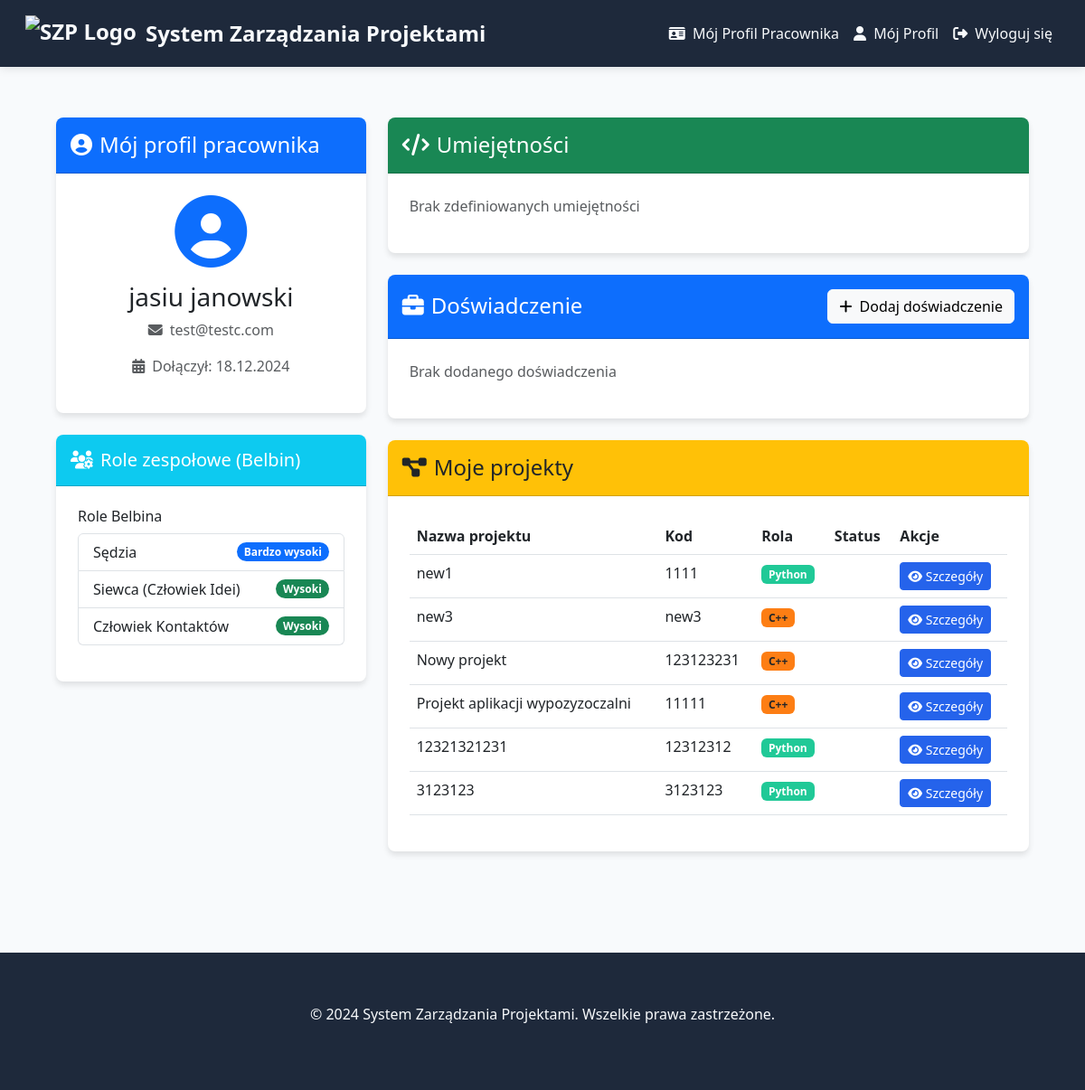
The page /employees/my-profile/ (signed in) on the database as committed earlier.
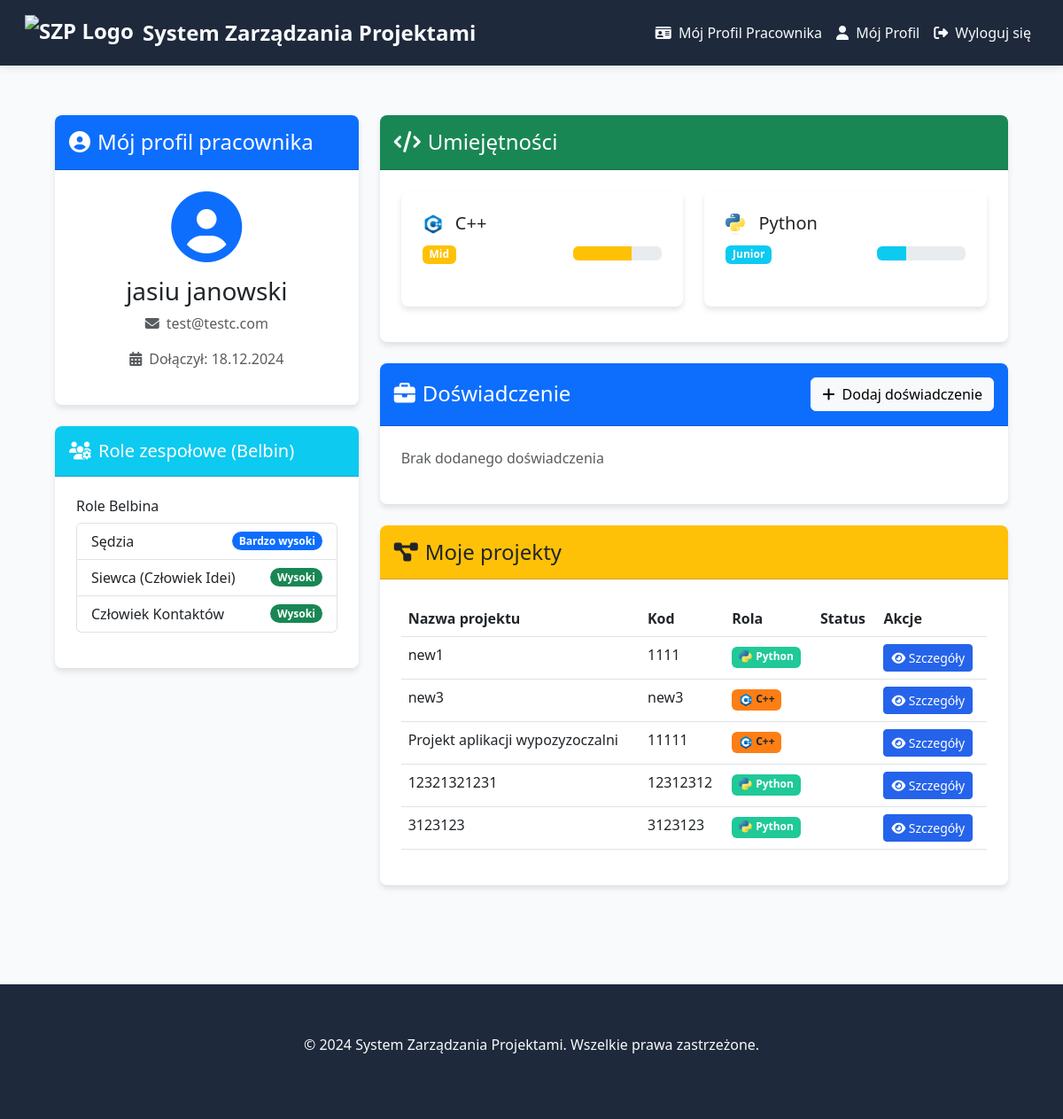
The same page on the database as committed later.
### employees/models.py (models this page shows, shortened)
class Employee(models.Model):
    user = models.OneToOneField(CustomUser, on_delete=models.CASCADE, related_name='profile')
    skills = models.ManyToManyField('Skill', related_name="employees", blank=True)
    personality_traits = models.ManyToManyField(Personality_trait, related_name="employees", blank=True)
    belbin_test_result = models.JSONField(blank=True, null=True)

class Skill(models.Model):
    name = models.CharField(max_length=100)
    logo = models.ImageField(upload_to='skills/logos/', blank=True, null=True)

class EmployeeSkill(models.Model):
    employee = models.ForeignKey(Employee, on_delete=models.CASCADE, related_name="employee_skills")
    skill = models.ForeignKey(Skill, on_delete=models.CASCADE)
    proficiency_level = models.CharField(
        max_length=20,
        choices=[
            ('1', 'Junior'),
            ('2', 'Mid'),
            ('3', 'Senior')
        ],
        default='2'
    )
    class Meta:
        unique_together = ('employee', 'skill')

### account/models.py (models this page shows, shortened)
class CustomUser(AbstractUser):
    is_employee = models.BooleanField(default=True)
    is_employer = models.BooleanField(default=False)

### projects/models.py (models this page shows, shortened)
class EmployeeProjectAssignment(models.Model):
    project = models.ForeignKey(Project, on_delete=models.CASCADE)
    employee = models.ForeignKey(Employee, on_delete=models.CASCADE)
    skill = models.ForeignKey(Skill, on_delete=models.CASCADE)

class Project(models.Model):
    title = models.CharField(max_length=255)
    code = models.CharField(max_length=50, unique=True)
    description = models.TextField()
    owner = models.ForeignKey(Employer, on_delete=models.CASCADE, related_name='projects')
    employees = models.ManyToManyField(Employee, related_name='projects', blank=True)  # Dodanie tej linii

### employees/views.py (the view)
# urls.py: path('my-profile/', views.my_profile, name='my_profile'),
@login_required
def my_profile(request):
    try:
        employee = request.user.employee
    except AttributeError:
        try:
            employee = Employee.objects.get(user=request.user)
            request.user.employee = employee
        except Employee.DoesNotExist:
            messages.error(request, 'Nie znaleziono profilu pracownika.')
            return redirect('profile')
    return render(request, 'employees/employee_profile_my.html', {'employee': employee})

### employees/templates/employees/employee_profile_my.html (shortened to what this page needs)
{% extends "base.html" %}
{% load static %}
{% load custom_filters %}
{% load employee_tags %}
{% block content %}
<div class="container py-4">
    <div class="row">
        <div class="col-md-4">
            <div class="card mb-4">
                <div class="card-header bg-primary text-white">
                    <h4 class="mb-0"><i class="fas fa-user-circle me-2"></i>Mój profil pracownika</h4>
                </div>
                <div class="card-body text-center">
                    <div class="mb-3">
                        <i class="fas fa-user-circle fa-5x text-primary"></i>
                    </div>
                    <h3>{{ employee.user.first_name }} {{ employee.user.last_name }}</h3>
                    <p class="text-muted">
                        <i class="fas fa-envelope me-2"></i>{{ employee.user.email }}
                    </p>
                    <p class="text-muted">
                        <i class="fas fa-calendar-alt me-2"></i>Dołączył: {{ employee.user.date_joined|date:"d.m.Y" }}
                    </p>
                </div>
            </div>
            {% if employee.belbin_test_result %}
            <div class="card mb-4">
                <div class="card-header bg-info text-white">
                    <h5 class="mb-0"><i class="fas fa-users-cog me-2"></i>Role zespołowe (Belbin)</h5>
                </div>
                <div class="card-body">
                    {% with roles=employee.belbin_test_result.roles_by_level %}
                    <h6>Role Belbina</h6>
                    <ul class="list-group mb-3">
                        {% for role in roles|get_item:"bardzo wysoki" %}
                            <li class="list-group-item d-flex justify-content-between align-items-center">
                                <span class="role-badge">{{ role_names|get_item:role }}</span>
                                <span class="badge bg-primary rounded-pill">Bardzo wysoki</span>
                            </li>
                        {% endfor %}
                        {% for role in roles|get_item:"wysoki" %}
                            <li class="list-group-item d-flex justify-content-between align-items-center">
                                <span class="role-badge">{{ role_names|get_item:role }}</span>
                                <span class="badge bg-success rounded-pill">Wysoki</span>
                            </li>
                        {% endfor %}
                    </ul>
                    {% endwith %}
                </div>
            </div>
            {% endif %}
        </div>
        <div class="col-md-8">
            <div class="card mb-4">
                <div class="card-header bg-success text-white">
                    <h4 class="mb-0"><i class="fas fa-code me-2"></i>Umiejętności</h4>
                </div>
                <div class="card-body">
                    <div class="row">
                        {% for skill in employee.employee_skills.all %}
                            <div class="col-md-6 mb-3">
                                <div class="card h-100">
                                    <div class="card-body">
                                        <h5 class="card-title">
                                            {% if skill.skill.logo %}
                                                <img src="{{ skill.skill.logo.url }}" width="24" height="24" alt="{{ skill.skill.name }}" class="me-2" />
                                            {% endif %}
                                            {{ skill.skill.name }}
                                        </h5>
                                        <div class="d-flex justify-content-between align-items-center">
                                            <div>
                                                {% if skill.proficiency_level == '3' %}
                                                    <span class="badge bg-danger">Senior</span>
                                                {% elif skill.proficiency_level == '2' %}
                                                    <span class="badge bg-warning">Mid</span>
                                                {% else %}
                                                    <span class="badge bg-info">Junior</span>
                                                {% endif %}
                                            </div>
                                            <div>
                                                <div class="progress" style="width: 100px;">
                                                    {% if skill.proficiency_level == '3' %}
                                                        <div class="progress-bar bg-danger" role="progressbar" style="width: 100%" aria-valuenow="100" aria-valuemin="0" aria-valuemax="100"></div>
                                                    {% elif skill.proficiency_level == '2' %}
                                                        <div class="progress-bar bg-warning" role="progressbar" style="width: 66%" aria-valuenow="66" aria-valuemin="0" aria-valuemax="100"></div>
                                                    {% else %}
                                                        <div class="progress-bar bg-info" role="progressbar" style="width: 33%" aria-valuenow="33" aria-valuemin="0" aria-valuemax="100"></div>
                                                    {% endif %}
                                                </div>
                                            </div>
                                        </div>
                                    </div>
                                </div>
                            </div>
                        {% empty %}
                            <div class="col-12">
                                <p class="text-muted">Brak zdefiniowanych umiejętności</p>
                            </div>
                        {% endfor %}
                    </div>
                </div>
            </div>
            <div class="card mb-4">
                <div class="card-header bg-primary text-white d-flex justify-content-between align-items-center">
                    <h4 class="mb-0"><i class="fas fa-briefcase me-2"></i>Doświadczenie</h4>
                    <a href="{% url 'add_experience' %}" class="btn btn-light">
                        <i class="fas fa-plus me-1"></i> Dodaj doświadczenie
                    </a>
                </div>
                <div class="card-body">
                    {% for experience in employee.experiences.all %}
                        <div class="experience-item mb-4">
                            <div class="d-flex justify-content-between">
                                <h5>{{ experience.title }}</h5>
                                <span class="text-muted">
                                    {{ experience.date_started|date:"m.Y" }} -
                                    {% if experience.date_ended %}
                                        {{ experience.date_ended|date:"m.Y" }}
                                    {% else %}
                                        obecnie
                                    {% endif %}
                                </span>
                            </div>
                            <p>{{ experience.description|linebreaks }}</p>
                            {% if experience.image %}
                                <div class="mt-2 mb-2">
                                    <img src="{{ experience.image.url }}" alt="Zdjęcie z projektu" class="img-fluid rounded" style="max-height: 200px;">
                                </div>
                            {% endif %}
                            {% if experience.project_file %}
                                <div class="mt-2">
                                    <a href="{{ experience.project_file.url }}" class="btn btn-sm btn-outline-primary" download>
                                        <i class="fas fa-download me-1"></i> Pobierz plik projektu
                                    </a>
                                </div>
                            {% endif %}
                            <div class="mt-2">
                                <a href="{% url 'edit_experience' experience.id %}" class="btn btn-sm btn-outline-secondary me-1">
                                    <i class="fas fa-edit"></i> Edytuj
                                </a>
                                <a href="{% url 'delete_experience' experience.id %}" class="btn btn-sm btn-outline-danger">
                                    <i class="fas fa-trash"></i> Usuń
                                </a>
                            </div>
                        </div>
                        {% if not forloop.last %}
                            <hr>
                        {% endif %}
                    {% empty %}
                        <p class="text-muted">Brak dodanego doświadczenia</p>
                    {% endfor %}
                </div>
            </div>
            <div class="card mb-4">
                <div class="card-header bg-warning text-dark">
                    <h4 class="mb-0"><i class="fas fa-project-diagram me-2"></i>Moje projekty</h4>
                </div>
                <div class="card-body">
                    <div class="table-responsive">
                        <table class="table table-hover">
                            <thead>
                                <tr>
                                    <th>Nazwa projektu</th>
                                    <th>Kod</th>
                                    <th>Rola</th>
                                    <th>Status</th>
                                    <th>Akcje</th>
                                </tr>
                            </thead>
                            <tbody>
                                {% for assignment in employee.employeeprojectassignment_set.all %}
                                    <tr>
                                        <td>
                                            {{ assignment.project.title }}
                                        </td>
                                        <td>{{ assignment.project.code }}</td>
                                        <td>
                                            <span class="badge {{ assignment.skill.name|skill_color }}">
                                                {% if assignment.skill.logo %}
                                                    <img src="{{ assignment.skill.logo.url }}" width="16" height="16" alt="{{ assignment.skill.name }}" />
                                                {% endif %}
                                                {{ assignment.skill.name }}
                                            </span>
                                        </td>
                                        <td>
                                        </td>
                                        <td>
                                            <a href="{% url 'view_project_details' assignment.project.id %}" class="btn btn-sm btn-primary">
                                                <i class="fas fa-eye"></i> Szczegóły
                                            </a>
                                        </td>
                                    </tr>
                                {% empty %}
                                    <tr>
                                        <td colspan="5" class="text-center">Nie jesteś przypisany do żadnego projektu</td>
                                    </tr>
                                {% endfor %}
                            </tbody>
                        </table>
                    </div>
                </div>
            </div>
        </div>
    </div>
</div>
{% endblock %}

Rows that differ between the two databases and show on the page:
removed EmployeeProjectAssignment: project "Nowy projekt", project.code "123123231", skill.name "C++"
added EmployeeSkill: skill.logo (picture), skill.name "C++", proficiency_level "Mid"
added EmployeeSkill: skill.logo (picture), skill.name "Python", proficiency_level "Junior"
changed through a linked row, EmployeeProjectAssignment "new1": skill.logo: picture added
changed through a linked row, EmployeeProjectAssignment "new3": skill.logo: picture added
changed through a linked row, EmployeeProjectAssignment "Projekt aplikacji wypozyzoczalni": skill.logo: picture added
changed through a linked row, EmployeeProjectAssignment (number 4 of 5 on the later page): skill.logo: picture added
changed through a linked row, EmployeeProjectAssignment (number 5 of 5 on the later page): skill.logo: picture added
Other text that changed with them:
text no longer shown: "Brak zdefiniowanych umiejętności"
